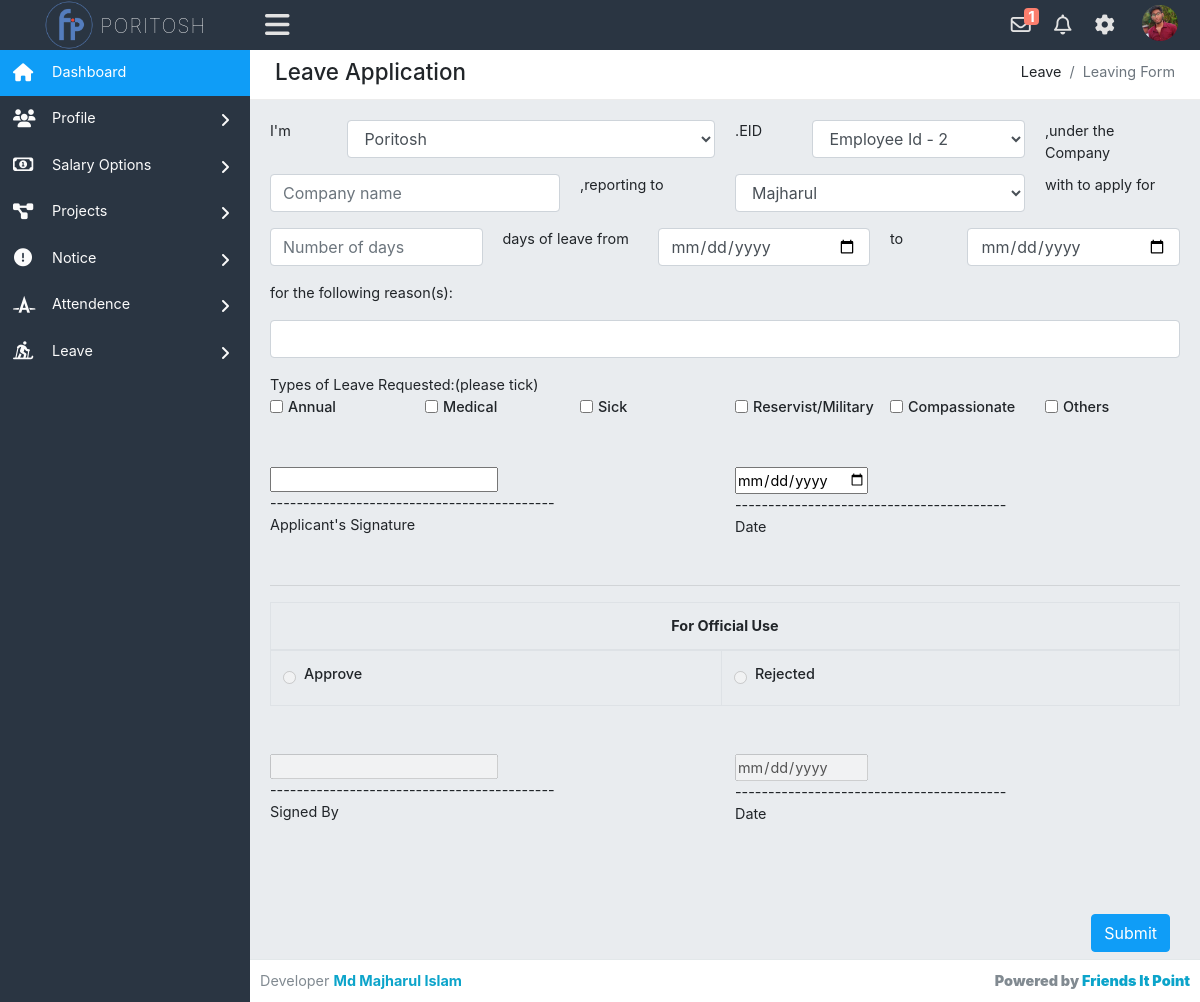
Page /leaveform.php (signed in) on the committed database.
### tables this page shows
CREATE TABLE `employee_info` (
  `id` int(11) NOT NULL,
  `employee_id` int(50) NOT NULL,
  `emp_fullname` varchar(100) NOT NULL,
  `emp_mail` varchar(50) NOT NULL,
  `emp_phone` int(20) NOT NULL,
  `emp_designation` varchar(50) NOT NULL,
  `emp_salary` varchar(50) NOT NULL,
  `emp_address` varchar(100) NOT NULL,
  `emp_password` varchar(150) NOT NULL,
  `emp_bio` varchar(1000) NOT NULL,
  `profile_pic` varchar(50) NOT NULL,
  `register_timedate` timestamp NOT NULL DEFAULT current_timestamp(),
  `total_salary` varchar(100) NOT NULL
);

### leaveform.php (the view, shortened to what the rows shown need)
<?php require_once('config.php'); ?>
<?php require_once('header.php'); ?>
<div class="row">
    <div class="col-xl-12">
        <div class="breadcrumb-holder">
            <h1 class="main-title float-left">Leave Application</h1>
        </div>
    </div>
</div>
<div class="row">
	<div class="col-md-12">
		 <form action="" method="POST" enctype="multipart/form-data">
		       <table class="table table-bordered">
		          <thead>
		            <tr>
		              <th colspan="2" class="text-center">For Official Use</th>
		            </tr>
		          </thead>
		      </table>
		 </form>
	</div>
</div>
<?php require_once('footer.php'); ?>

### header.php (shortened to what the rows shown need)
<?php require_once('config.php'); ?>
<!DOCTYPE html>
<html lang="en">
<head>
    <link href="assets/css/bootstrap.min.css" rel="stylesheet" type="text/css" />
    <link href="assets/font-awesome/css/all.css" rel="stylesheet" type="text/css" />
    <link rel="stylesheet" href="fancybox-master/dist/jquery.fancybox.min.css">
    <link rel="stylesheet" href="livedatetime/clock.css">
    <link rel="stylesheet" href="livedatetime/calendar.css">
    <link href='https://netdna.bootstrapcdn.com/font-awesome/3.2.1/css/font-awesome.css' rel='stylesheet' type='text/css'>
    <link rel="stylesheet" type="text/css" href="assets/css/dataTables.bootstrap.min.css" />
    <link rel="stylesheet" type="text/css" href="assets/plugins/datatables/datatables.min.css" />
    <link href="assets/css/style.css" rel="stylesheet" type="text/css" />
</head>
<body class="adminbody">
    <div id="main">
        <div class="headerbar">
            <?php
                $stm = $pdo->prepare('SELECT * FROM employee_info WHERE id=?');
                $stm->execute(array($_SESSION['logged_emp']));
                $rslt = $stm->fetchAll(PDO::FETCH_ASSOC);
                foreach($rslt as $row) :
            ?>
            <div class="headerbar-left">
                <a href="index.php" class="logo">
                    <img alt="Logo" src="assets/images/logo.png" />
                    <span><?php echo $row['emp_fullname']; ?></span>
                </a>
            </div>
            <nav class="navbar-custom">
                <ul class="list-inline float-right mb-0">
                    <li class="list-inline-item dropdown notif">
                        <a class="nav-link dropdown-toggle arrow-none" data-toggle="dropdown" href="#" aria-haspopup="false" aria-expanded="false">
                            <i class="far fa-envelope"></i>
                            <?php
                                $notify_s = $pdo->prepare('SELECT * FROM notification WHERE emp_id=? AND type=? AND status=? ORDER BY date DESC');
                                $notify_s->execute(array($_SESSION['logged_emp'],'salary','unread'));
                                $notify_result = $notify_s->fetchAll(PDO::FETCH_ASSOC);
                                if(count($notify_result) > 0 ) :
                             ?>
                            <span class="mycounter"><?php echo count($notify_result); ?></span>
                            <?php endif; ?>
                        </a>
                    </li>
                    <li class="list-inline-item dropdown notif">
                        <a class="nav-link dropdown-toggle arrow-none" data-toggle="dropdown" href="#" aria-haspopup="false" aria-expanded="false">
                            <i class="far fa-bell"></i>
                        </a>
                    </li>
                    <li class="list-inline-item dropdown notif">
                        <a class="nav-link dropdown-toggle arrow-none" data-toggle="dropdown" href="#" aria-haspopup="false" aria-expanded="false">
                            <i class="fas fa-cog"></i>
                        </a>
                    </li>
                    <li class="list-inline-item dropdown notif">
                        <a class="nav-link dropdown-toggle nav-user" data-toggle="dropdown" href="#" aria-haspopup="false" aria-expanded="false">
                            <?php if($row['profile_pic'] != 'avatar') : ?>
                            <img src="uploads/<?php echo $row['profile_pic']; ?>" alt="Profile image" class="avatar-rounded">
                            <?php else : ?>
                            <img src="assets/images/avatars/admin.png" alt="Profile image" class="avatar-rounded">
                        </a>
                        <?php endif; endforeach; ?>
                    </li>
                </ul>
            </nav>
        </div>
        <div class="content-page">
            <div class="content">
                <div class="container-fluid">

### rows in the picture
employee_info: emp_fullname "PORITOSH", count($notify_result) "1", profile_pic (picture)

### other values in the picture
form field left_emp "Poritosh"
form field left_report "Majharul"
